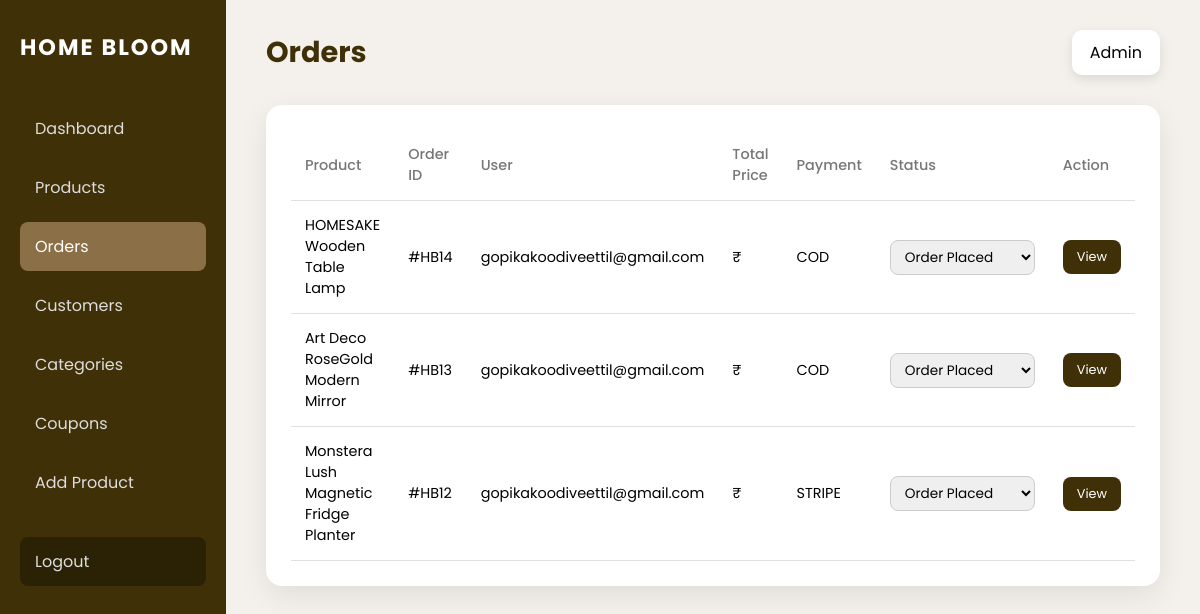
Page /adminorder (signed in) on the earlier database version.
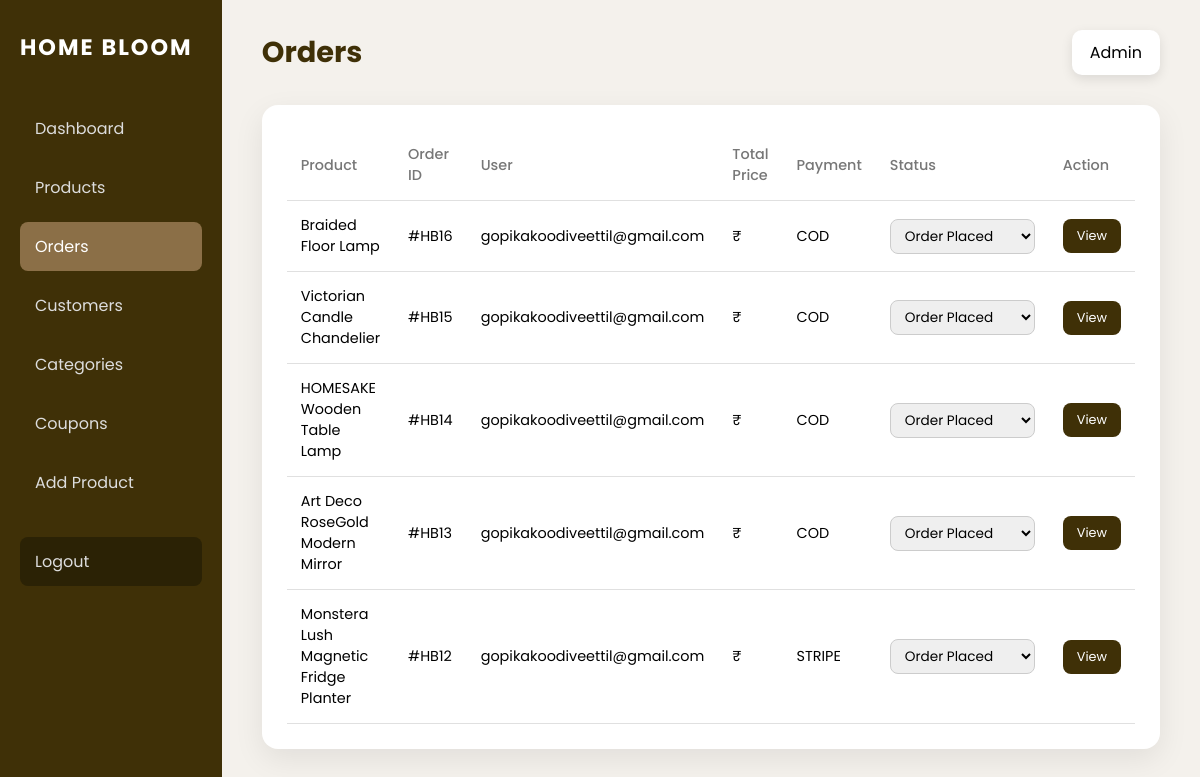
Same page on the later database version.
### bloom/models.py (models this page shows, shortened)
class Order(models.Model):
    STATUS_CHOICES = [
    ("pending", "Pending"),
    ("confirmed", "Confirmed"),
    ("shipped", "Shipped"),
    ("delivered", "Delivered"),
    ("cancelled", "Cancelled"),
]
    PAYMENT_CHOICES = [
        ("COD", "Cash on Delivery"),
        ("STRIPE", "Stripe"),
    ]
    payment_status = models.CharField(  max_length=20,default="PENDING")
    user = models.ForeignKey(User, on_delete=models.CASCADE)
    address = models.ForeignKey("Address", on_delete=models.SET_NULL, null=True)
    total = models.DecimalField(max_digits=10, decimal_places=2)
    payment_method = models.CharField(max_length=20, choices=PAYMENT_CHOICES)
    status = models.CharField(max_length=20, choices=STATUS_CHOICES, default="pending")
    stripe_session_id = models.CharField(max_length=255, blank=True, null=True)
    created_at = models.DateTimeField(auto_now_add=True)

class OrderItem(models.Model):
    order = models.ForeignKey(Order,related_name="items",on_delete=models.CASCADE)
    product = models.ForeignKey("Product",on_delete=models.CASCADE)
    quantity = models.PositiveIntegerField()
    price = models.DecimalField(max_digits=10,decimal_places=2)

class Product(models.Model):
    name = models.CharField(max_length=200)
    category = models.ForeignKey(Category,on_delete=models.CASCADE)
    subcategory = models.ForeignKey(SubCategory,on_delete=models.SET_NULL,null=True,blank=True)
    price = models.DecimalField(max_digits=10, decimal_places=2)
    offer_price = models.DecimalField(max_digits=10, decimal_places=0, null=True, blank=True)
    quantity = models.IntegerField()
    offer = models.IntegerField(null=True, blank=True)
    description = models.TextField(blank=True,null=True)
    image1 = models.ImageField(upload_to="products/")
    image2 = models.ImageField(upload_to="products/", null=True, blank=True)
    image3 = models.ImageField(upload_to="products/", null=True, blank=True)
    image4 = models.ImageField(upload_to="products/", null=True, blank=True)
    is_new = models.BooleanField(default=False)
    is_best_seller = models.BooleanField(default=False)
    created_at = models.DateTimeField(auto_now_add=True)
    is_active = models.BooleanField(default=True)

class User(AbstractUser):
    email = models.EmailField(unique=True)
    USERNAME_FIELD = "email"
    REQUIRED_FIELDS = ["username"]

### bloom/views.py (the view)
# urls.py: path('adminorder',views.adminorder,name='adminorder'),
@never_cache
@staff_member_required(login_url='home')
def adminorder(request):
    orders = (
        Order.objects
        .select_related("user")
        .prefetch_related("items__product")
        .order_by("-created_at")
    )
    STATUS_CHOICES = [
        "Order Placed",
        "Processing",
        "Shipped",
        "Out for delivery",
        "Delivered",
    ]
    return render(
        request,
        "adminorder.html",
        {
            "orders": orders,
            "status_choices": STATUS_CHOICES,
        },
    )

### bloom/templates/adminorder.html (shortened to what this page needs)
<!DOCTYPE html>
<html lang="en">
<head>
</head>
<body>
<div class="dashboard-wrapper">
    <aside class="sidebar">
        <h2 class="brand">HOME BLOOM</h2>
        <nav>
            <a href="{% url 'admindashboard' %}">Dashboard</a>
            <a href="{%url 'adminproduct'%}">Products</a>
            <a href="{% url 'adminorder' %}"class="active">Orders</a>
             <a href="{%url 'admincustomer'%}">Customers</a>
            <a href="{%url 'admincategory'%}">Categories</a>
            <a href="{%url 'admincoupon'%}">Coupons</a>
            <a href="{%url 'addproduct'%}">Add Product</a>
            <a href="/" class="logout">Logout</a>
        </nav>
    </aside>
    <main class="main-content">
        <div class="top-bar">
            <h1>Orders</h1>
            <div class="admin-info">Admin</div>
        </div>
        <div class="table-wrapper">
           <table class="orders-table">
  <thead>
    <tr>
      <th>Product</th>
      <th>Order ID</th>
      <th>User</th>
      <th>Total Price</th>
      <th>Payment</th>
      <th>Status</th>
      <th>Action</th>
    </tr>
  </thead>
 <tbody>
{% for order in orders %}
<tr>
  <td>
    {{ order.items.first.product.name }}
  </td>
  <td>#HB{{ order.id }}</td>
  <td>{{ order.user.email }}</td>
  <td>₹{{ order.total_price }}</td>
  <td>{{ order.payment_method }}</td>
<td>
  <form method="post" action="{% url 'update_order_status' order.id %}">
    <select name="status" onchange="this.form.submit()">
      {% for status in status_choices %}
        <option value="{{ status }}"
          {% if order.status == status %}selected{% endif %}>
          {{ status }}
        </option>
      {% endfor %}
    </select>
  </form>
</td>
  <td>
    <details class="order-view">
      <summary>View</summary>
    </details>
  </td>
</tr>
{% empty %}
<tr>
  <td colspan="7">No orders yet.</td>
</tr>
{% endfor %}
</tbody>
</table>
        </div>
    </main>
</div>
</body>
</html>

Differences in the rows shown:
added Order: items.first.product.name "Braided Floor Lamp", id "16", user.email "gopikakoodiveettil@gmail.com", payment_method "COD"
added Order: items.first.product.name "Victorian Candle Chandelier", id "15", user.email "gopikakoodiveettil@gmail.com", payment_method "COD"
